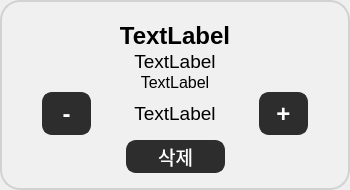
<?xml version="1.0" encoding="UTF-8"?>
<ui version="4.0">
 <class>Form</class>
 <widget class="QWidget" name="Form">
  <property name="geometry">
   <rect>
    <x>0</x>
    <y>0</y>
    <width>350</width>
    <height>190</height>
   </rect>
  </property>
  <property name="sizePolicy">
   <sizepolicy hsizetype="Expanding" vsizetype="Minimum">
    <horstretch>0</horstretch>
    <verstretch>0</verstretch>
   </sizepolicy>
  </property>
  <property name="minimumSize">
   <size>
    <width>0</width>
    <height>190</height>
   </size>
  </property>
  <property name="windowTitle">
   <string>Form</string>
  </property>
  <layout class="QHBoxLayout" name="horizontalLayout_2">
   <property name="spacing">
    <number>0</number>
   </property>
   <property name="leftMargin">
    <number>0</number>
   </property>
   <property name="topMargin">
    <number>0</number>
   </property>
   <property name="rightMargin">
    <number>0</number>
   </property>
   <property name="bottomMargin">
    <number>0</number>
   </property>
   <item>
    <widget class="QFrame" name="cart_frame">
     <property name="sizePolicy">
      <sizepolicy hsizetype="Expanding" vsizetype="Minimum">
       <horstretch>0</horstretch>
       <verstretch>0</verstretch>
      </sizepolicy>
     </property>
     <property name="styleSheet">
      <string notr="true">QFrame#cart_frame {
	background: rgb(240, 240, 240);
	border: 2px solid rgb(210, 210, 210);
	border-radius: 20px;
}</string>
     </property>
     <property name="frameShape">
      <enum>QFrame::Box</enum>
     </property>
     <property name="frameShadow">
      <enum>QFrame::Plain</enum>
     </property>
     <layout class="QVBoxLayout" name="verticalLayout_2">
      <property name="spacing">
       <number>5</number>
      </property>
      <property name="leftMargin">
       <number>10</number>
      </property>
      <property name="topMargin">
       <number>10</number>
      </property>
      <property name="rightMargin">
       <number>10</number>
      </property>
      <property name="bottomMargin">
       <number>10</number>
      </property>
      <item>
       <layout class="QVBoxLayout" name="verticalLayout">
        <property name="spacing">
         <number>0</number>
        </property>
        <property name="leftMargin">
         <number>10</number>
        </property>
        <property name="topMargin">
         <number>10</number>
        </property>
        <property name="rightMargin">
         <number>10</number>
        </property>
        <property name="bottomMargin">
         <number>0</number>
        </property>
        <item>
         <widget class="QLabel" name="cart_name">
          <property name="sizePolicy">
           <sizepolicy hsizetype="Preferred" vsizetype="Fixed">
            <horstretch>0</horstretch>
            <verstretch>0</verstretch>
           </sizepolicy>
          </property>
          <property name="font">
           <font>
            <pointsize>18</pointsize>
            <weight>75</weight>
            <italic>false</italic>
            <bold>true</bold>
           </font>
          </property>
          <property name="styleSheet">
           <string notr="true">background: rgb(240, 240, 240);</string>
          </property>
          <property name="frameShape">
           <enum>QFrame::NoFrame</enum>
          </property>
          <property name="text">
           <string>TextLabel</string>
          </property>
          <property name="alignment">
           <set>Qt::AlignCenter</set>
          </property>
         </widget>
        </item>
        <item>
         <widget class="QLabel" name="cart_top">
          <property name="sizePolicy">
           <sizepolicy hsizetype="Preferred" vsizetype="Fixed">
            <horstretch>0</horstretch>
            <verstretch>0</verstretch>
           </sizepolicy>
          </property>
          <property name="font">
           <font>
            <pointsize>14</pointsize>
           </font>
          </property>
          <property name="styleSheet">
           <string notr="true">background: rgb(240, 240, 240);</string>
          </property>
          <property name="frameShape">
           <enum>QFrame::NoFrame</enum>
          </property>
          <property name="text">
           <string>TextLabel</string>
          </property>
          <property name="alignment">
           <set>Qt::AlignCenter</set>
          </property>
         </widget>
        </item>
        <item>
         <widget class="QLabel" name="label_price">
          <property name="sizePolicy">
           <sizepolicy hsizetype="Preferred" vsizetype="Fixed">
            <horstretch>0</horstretch>
            <verstretch>0</verstretch>
           </sizepolicy>
          </property>
          <property name="font">
           <font>
            <pointsize>12</pointsize>
           </font>
          </property>
          <property name="styleSheet">
           <string notr="true">background: rgb(240, 240, 240);</string>
          </property>
          <property name="frameShape">
           <enum>QFrame::NoFrame</enum>
          </property>
          <property name="text">
           <string>TextLabel</string>
          </property>
          <property name="alignment">
           <set>Qt::AlignCenter</set>
          </property>
         </widget>
        </item>
        <item>
         <layout class="QHBoxLayout" name="horizontalLayout">
          <property name="spacing">
           <number>10</number>
          </property>
          <property name="leftMargin">
           <number>20</number>
          </property>
          <property name="topMargin">
           <number>0</number>
          </property>
          <property name="rightMargin">
           <number>20</number>
          </property>
          <property name="bottomMargin">
           <number>0</number>
          </property>
          <item>
           <widget class="QPushButton" name="btn_minus">
            <property name="sizePolicy">
             <sizepolicy hsizetype="Preferred" vsizetype="Preferred">
              <horstretch>1</horstretch>
              <verstretch>0</verstretch>
             </sizepolicy>
            </property>
            <property name="font">
             <font>
              <pointsize>18</pointsize>
              <weight>75</weight>
              <bold>true</bold>
             </font>
            </property>
            <property name="styleSheet">
             <string notr="true">background: rgb(45, 45, 45);
border: 2px solid rgb(45, 45, 45);
border-radius: 10px;
color: rgb(255, 255, 255);</string>
            </property>
            <property name="text">
             <string>-</string>
            </property>
           </widget>
          </item>
          <item>
           <widget class="QLabel" name="cart_num">
            <property name="sizePolicy">
             <sizepolicy hsizetype="Preferred" vsizetype="Preferred">
              <horstretch>3</horstretch>
              <verstretch>0</verstretch>
             </sizepolicy>
            </property>
            <property name="font">
             <font>
              <pointsize>14</pointsize>
             </font>
            </property>
            <property name="styleSheet">
             <string notr="true">background: rgb(240, 240, 240);</string>
            </property>
            <property name="frameShape">
             <enum>QFrame::NoFrame</enum>
            </property>
            <property name="text">
             <string>TextLabel</string>
            </property>
            <property name="alignment">
             <set>Qt::AlignCenter</set>
            </property>
           </widget>
          </item>
          <item>
           <widget class="QPushButton" name="btn_plus">
            <property name="sizePolicy">
             <sizepolicy hsizetype="Preferred" vsizetype="Preferred">
              <horstretch>1</horstretch>
              <verstretch>0</verstretch>
             </sizepolicy>
            </property>
            <property name="font">
             <font>
              <pointsize>18</pointsize>
              <weight>75</weight>
              <bold>true</bold>
             </font>
            </property>
            <property name="styleSheet">
             <string notr="true">background: rgb(45, 45, 45);
border: 2px solid rgb(45, 45, 45);
border-radius: 10px;
color: rgb(255, 255, 255);</string>
            </property>
            <property name="text">
             <string>+</string>
            </property>
           </widget>
          </item>
         </layout>
        </item>
        <item>
         <widget class="QFrame" name="frame">
          <property name="styleSheet">
           <string notr="true">background: rgb(240, 240, 240);</string>
          </property>
          <property name="frameShape">
           <enum>QFrame::NoFrame</enum>
          </property>
          <property name="frameShadow">
           <enum>QFrame::Raised</enum>
          </property>
          <property name="lineWidth">
           <number>0</number>
          </property>
          <layout class="QHBoxLayout" name="horizontalLayout_3">
           <property name="spacing">
            <number>0</number>
           </property>
           <property name="leftMargin">
            <number>0</number>
           </property>
           <property name="topMargin">
            <number>0</number>
           </property>
           <property name="rightMargin">
            <number>0</number>
           </property>
           <property name="bottomMargin">
            <number>0</number>
           </property>
           <item>
            <spacer name="horizontalSpacer">
             <property name="orientation">
              <enum>Qt::Horizontal</enum>
             </property>
             <property name="sizeHint" stdset="0">
              <size>
               <width>40</width>
               <height>20</height>
              </size>
             </property>
            </spacer>
           </item>
           <item>
            <widget class="QPushButton" name="btn_del">
             <property name="sizePolicy">
              <sizepolicy hsizetype="Fixed" vsizetype="Fixed">
               <horstretch>1</horstretch>
               <verstretch>0</verstretch>
              </sizepolicy>
             </property>
             <property name="font">
              <font>
               <pointsize>14</pointsize>
              </font>
             </property>
             <property name="styleSheet">
              <string notr="true">background: rgb(45, 45, 45);
border: 2px solid rgb(45, 45, 45);
border-radius: 10px;
color: rgb(255, 255, 255);
padding-left: 30px;
padding-right: 30px;
</string>
             </property>
             <property name="text">
              <string>삭제</string>
             </property>
            </widget>
           </item>
           <item>
            <spacer name="horizontalSpacer_2">
             <property name="orientation">
              <enum>Qt::Horizontal</enum>
             </property>
             <property name="sizeHint" stdset="0">
              <size>
               <width>40</width>
               <height>20</height>
              </size>
             </property>
            </spacer>
           </item>
          </layout>
         </widget>
        </item>
       </layout>
      </item>
     </layout>
    </widget>
   </item>
  </layout>
 </widget>
 <resources/>
 <connections/>
</ui>
